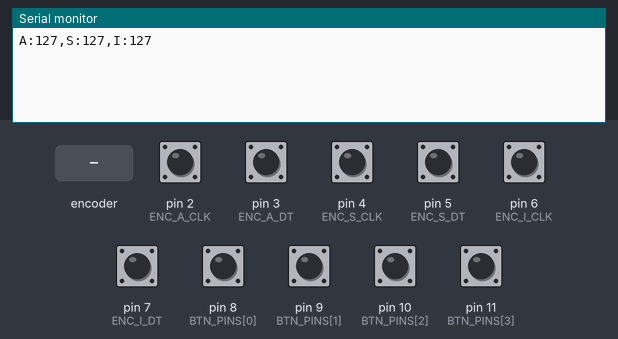
Simulated run of this sketch. Board: Arduino Uno, built with avr-gcc and run on an emulated ATmega328P. Shown: the last lines printed to the serial monitor. The test bench sets the inputs (shaded band); at power-on: pin 2 (ENC_A_CLK), pin 3 (ENC_A_DT), pin 4 (ENC_S_CLK), pin 5 (ENC_S_DT), pin 6 (ENC_I_CLK), pin 7 (ENC_I_DT), pin 8 (BTN_PINS[0]), pin 9 (BTN_PINS[1]), pin 10 (BTN_PINS[2]), pin 11 (BTN_PINS[3]) HIGH.

Above: at 1.2 s.
1.3 s: rotary encoder on pin 2 (ENC_A_CLK) / pin 3 (ENC_A_DT) turned 1 step (first pin leading)
At 2.1 s:
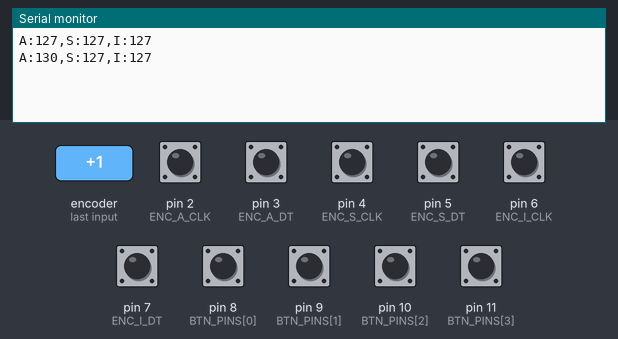
3.0 s: pin 4 (ENC_S_CLK) pulled LOW for 0.15 s
At 4.3 s:
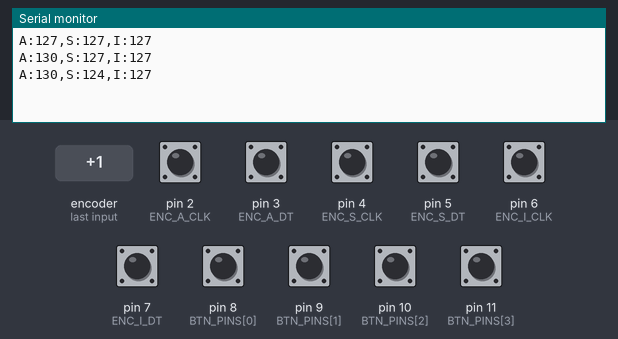
4.6 s: pin 6 (ENC_I_CLK) pulled LOW for 0.15 s
At 5.9 s:
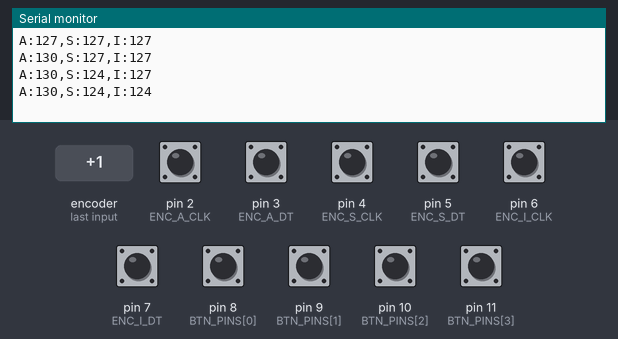
6.2 s: pin 4 (ENC_S_CLK) pulled LOW for 1 s
At 8.3 s:
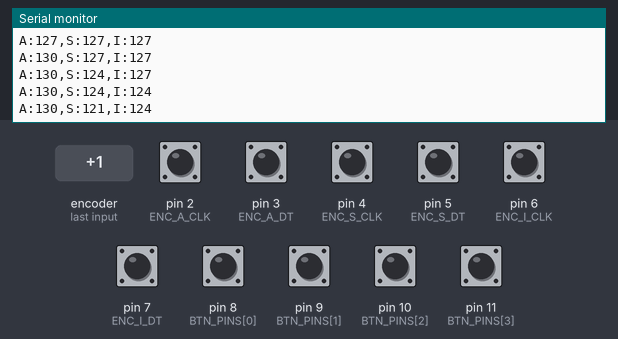
8.7 s: pin 6 (ENC_I_CLK) pulled LOW for 1 s
At 10.2 s:
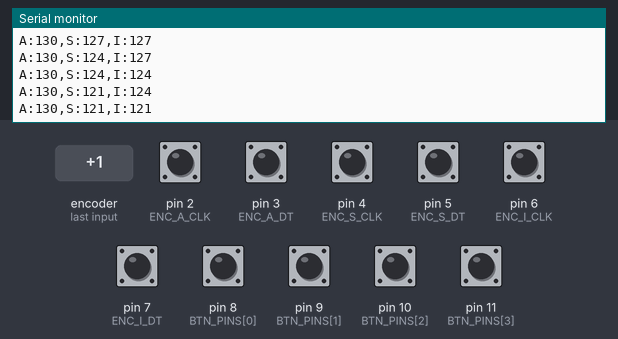
11.2 s: rotary encoder on pin 2 (ENC_A_CLK) / pin 3 (ENC_A_DT) turned 1 step (first pin leading)
At 12.0 s:
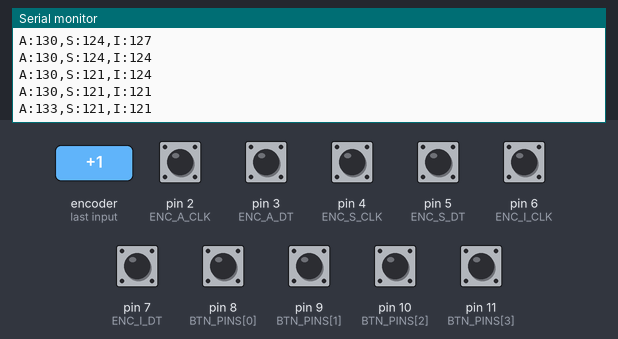
Timing chart, 0 to 13.9 s (numbered marks = the images above; inputs shaded):
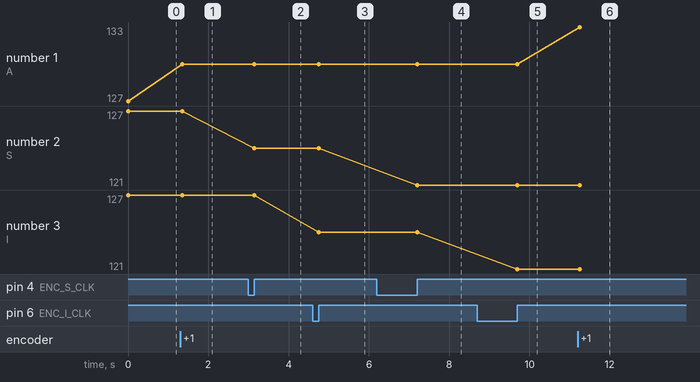

Measured:
- after the input at 1.3 s, the serial monitor: prints a new line after 0.05 s (image 1)
- after the input at 3.0 s, the serial monitor: prints a new line after 0.15 s (image 2)
- after the input at 4.6 s, the serial monitor: prints a new line after 0.15 s (image 3)
- after the input at 6.2 s, the serial monitor: prints a new line after 1.0 s (image 4)
- after the input at 8.7 s, the serial monitor: prints a new line after 1.0 s (image 5)
- after the input at 11.2 s, the serial monitor: prints a new line after 0.05 s (image 6)
- plotted number 1: 127 → 130 after the input at 1.3 s, 130 → 133 after the input at 11.2 s
- plotted number 2: 127 → 124 after the input at 3.0 s, 124 → 121 after the input at 6.2 s

The sketch:

exposure_triangle.ino
```cpp
/*
 * Exposure Triangle — Arduino Encoder/Button Handler
 * State Library of NSW / Max Dupain Exhibition
 *
 * Hardware:
 *   3x continuous-rotation rotary encoders with detents (CLK, DT pins)
 *   4–6x illuminated momentary buttons (active-low with INPUT_PULLUP)
 *
 * Serial output (115200 baud):
 *   Continuous:  A:127,S:64,I:200\n        (every loop if values changed)
 *   On button:   A:127,S:64,I:200,BTN:2\n  (BTN field only on press, not release)
 *
 * Encoder behaviour:
 *   Clamped accumulator 0–255. Clockwise = increase, counter-clockwise = decrease.
 *   Hard stops at 0 and 255 — knob continues to rotate freely at extremes.
 *   Increment of 3 per detent → full range traversed in ~43 detents (~1.5 rotations).
 */

// ---- Pin assignments ----
// Aperture encoder
const int ENC_A_CLK = 2;
const int ENC_A_DT  = 3;

// Shutter speed encoder
const int ENC_S_CLK = 4;
const int ENC_S_DT  = 5;

// ISO encoder
const int ENC_I_CLK = 6;
const int ENC_I_DT  = 7;

// Image select buttons (active-low, INPUT_PULLUP)
// Add/remove entries to match physical button count (4–6)
const int BTN_PINS[]  = { 8, 9, 10, 11 };
const int BTN_COUNT   = 4;

// ---- Encoder increment per detent ----
// Range 0–255, full traverse in ~1.5 rotations at increment 3
const int ENC_INCREMENT = 3;

// ---- Encoder state ----
struct Encoder {
  int       pin_clk;
  int       pin_dt;
  int       value;       // clamped accumulator 0–255
  int       last_clk;    // previous CLK state for edge detection
};

Encoder encAperture = { ENC_A_CLK, ENC_A_DT, 127, HIGH };
Encoder encShutter  = { ENC_S_CLK, ENC_S_DT, 127, HIGH };
Encoder encISO      = { ENC_I_CLK, ENC_I_DT, 127, HIGH };

// ---- Button debounce state ----
struct Button {
  int  pin;
  bool last_state;       // last debounced state (HIGH = not pressed with pullup)
  unsigned long last_change_ms;
};

Button buttons[BTN_COUNT];

const unsigned long DEBOUNCE_MS = 30;

// ---- Previous values (for change detection) ----
int prev_aperture = -1;
int prev_shutter  = -1;
int prev_iso      = -1;

// -------- Setup --------
void setup() {
  Serial.begin(115200);

  // Encoder pins — internal pullups
  pinMode(ENC_A_CLK, INPUT_PULLUP);
  pinMode(ENC_A_DT,  INPUT_PULLUP);
  pinMode(ENC_S_CLK, INPUT_PULLUP);
  pinMode(ENC_S_DT,  INPUT_PULLUP);
  pinMode(ENC_I_CLK, INPUT_PULLUP);
  pinMode(ENC_I_DT,  INPUT_PULLUP);

  // Seed lastClk from current pin state to avoid phantom step on startup
  encAperture.last_clk = digitalRead(ENC_A_CLK);
  encShutter.last_clk  = digitalRead(ENC_S_CLK);
  encISO.last_clk      = digitalRead(ENC_I_CLK);

  // Button pins
  for (int i = 0; i < BTN_COUNT; i++) {
    buttons[i].pin           = BTN_PINS[i];
    buttons[i].last_state    = HIGH;  // not pressed
    buttons[i].last_change_ms = 0;
    pinMode(BTN_PINS[i], INPUT_PULLUP);
  }
}

// -------- Read one encoder and update its accumulator --------
void readEncoder(Encoder &enc) {
  int clk = digitalRead(enc.pin_clk);

  // Rising edge on CLK
  if (clk == HIGH && enc.last_clk == LOW) {
    int dt = digitalRead(enc.pin_dt);
    if (dt == LOW) {
      // Clockwise — increase
      enc.value = min(255, enc.value + ENC_INCREMENT);
    } else {
      // Counter-clockwise — decrease
      enc.value = max(0, enc.value - ENC_INCREMENT);
    }
  }

  enc.last_clk = clk;
}

// -------- Send current values on Serial --------
void sendValues(int btn_index) {
  // Format: A:127,S:64,I:200\n  or  A:127,S:64,I:200,BTN:2\n
  Serial.print("A:");
  Serial.print(encAperture.value);
  Serial.print(",S:");
  Serial.print(encShutter.value);
  Serial.print(",I:");
  Serial.print(encISO.value);

  if (btn_index >= 0) {
    Serial.print(",BTN:");
    Serial.print(btn_index + 1);  // 1-indexed to match browser expectations
  }

  Serial.print("\n");
}

// -------- Main loop --------
void loop() {
  // Read all three encoders
  readEncoder(encAperture);
  readEncoder(encShutter);
  readEncoder(encISO);

  // Check if any encoder value changed — send continuous update
  bool changed = (encAperture.value != prev_aperture ||
                  encShutter.value  != prev_shutter  ||
                  encISO.value      != prev_iso);

  if (changed) {
    sendValues(-1);
    prev_aperture = encAperture.value;
    prev_shutter  = encShutter.value;
    prev_iso      = encISO.value;
  }

  // Poll buttons with debounce
  unsigned long now = millis();
  for (int i = 0; i < BTN_COUNT; i++) {
    int state = digitalRead(buttons[i].pin);

    if (state != buttons[i].last_state) {
      buttons[i].last_change_ms = now;
    }

    // Debounce settled — detect press (HIGH→LOW transition with pullup)
    if ((now - buttons[i].last_change_ms) >= DEBOUNCE_MS) {
      if (state == LOW && buttons[i].last_state == HIGH) {
        // Button just pressed — send BTN event
        sendValues(i);
      }
    }

    buttons[i].last_state = state;
  }
}
```
